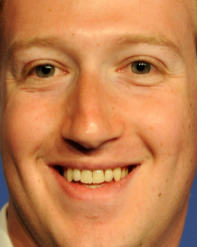
#> input picture known_faces/Zuckerberg.png, 197 x 247 px
$ python -i utils.py   (imports and definitions only)
#> lines starting #> are read from the running program, lines starting #| are printed output that depends on the picture; after the words box and inside, x2 and y2 are one past the last pixel; in counts of white or black regions, pixels touching at a corner belong together
#> further down, picture is the input picture: PIL image 197x247 RGB; mean R, G, B 196.1, 127.4, 78.8
#!/usr/bin/env python3
# -*- coding: utf-8 -*-
"""
Created on Thu Mar 10 07:58:59 2022

@author: macbookair
"""

import streamlit as st
import time
import cv2
from PIL import Image,ImageEnhance
import numpy as np

face_cascade = cv2.CascadeClassifier('reconnaissance/haarcascade_frontalface_default.xml')
eye_cascade = cv2.CascadeClassifier('reconnaissance/haarcascade_eye.xml')
smile_cascade = cv2.CascadeClassifier('reconnaissance/haarcascade_smile.xml')


# [31 lines left out: functions detect_faces, detect_eyes, detect_smiles, not called in this run]

def cartonize_image(our_image):
	new_img = np.array(our_image.convert('RGB'))
	img = cv2.cvtColor(new_img,1)
	gray = cv2.cvtColor(new_img, cv2.COLOR_BGR2GRAY)
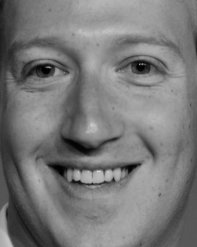
#> gray: shape (247, 197); min 0, max 224, mean 120.7
	# Edges
	gray = cv2.medianBlur(gray, 5)
	edges = cv2.adaptiveThreshold(gray, 255, cv2.ADAPTIVE_THRESH_MEAN_C, cv2.THRESH_BINARY, 9, 9)
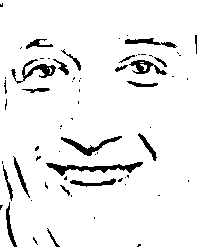
#> edges: shape (247, 197); 93.6% white; 68 black regions (46 under 20 px), largest, box (x1, y1, x2, y2) and area: (46, 162, 143, 176) 490, (11, 59, 56, 84) 317, (61, 136, 122, 156) 313
	#Color
	color = cv2.bilateralFilter(img, 9, 300, 300)
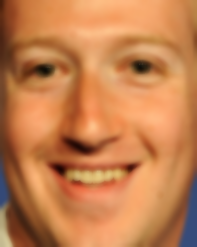
#> color: shape (247, 197, 3); mean R, G, B 196.1, 127.5, 78.8
	#Cartoon
	cartoon = cv2.bitwise_and(color, color, mask=edges)
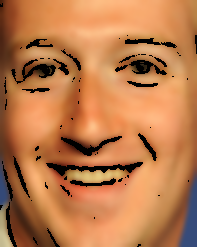
#> cartoon: shape (247, 197, 3); mean R, G, B 186.9, 122.2, 76

	return cartoon

# [107 lines left out: functions record, cannize_image, main, not called in this run]
		#st.text("Jesse E.Agbe(JCharis)")
		#st.success("Jesus Saves @JCharisTech")


# [2 lines not run here, left out]

>>> from PIL import Image
>>> picture = Image.open('known_faces/Zuckerberg.png')
>>> result = cartonize_image(picture)
